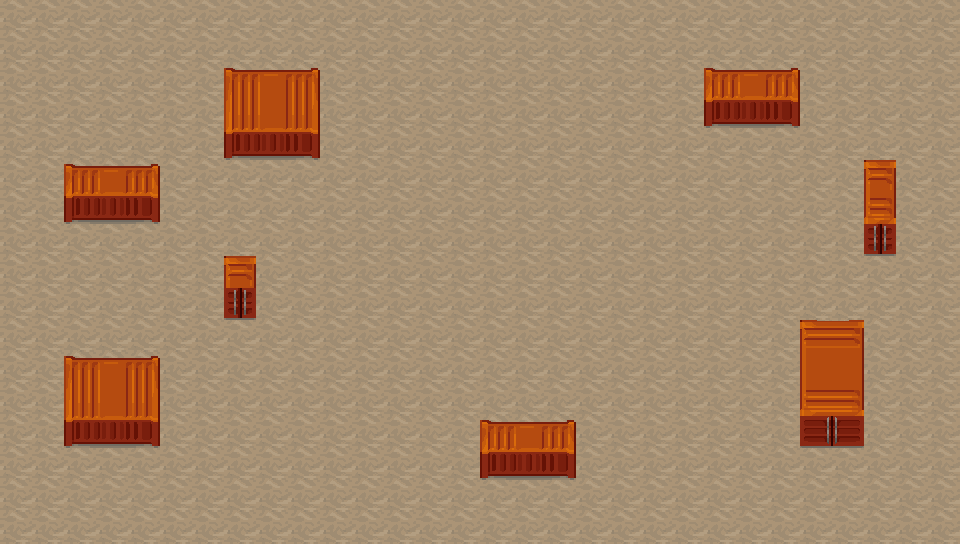

A level layout from a 2D game, rendered from its tile map. Below: a short description, then the map file with its tile-grid data intact:
An orthogonal 30x17 tile map with 32x32 px tiles, 2 tile layers (Kachelebene 1, Kachelebene 2) and 25 objects.

<map version="1.0" tiledversion="1.1.1" orientation="orthogonal" renderorder="right-down" width="30" height="17" tilewidth="32" tileheight="32" infinite="0" nextobjectid="1">
 <tileset firstgid="1" name="tileset" tilewidth="32" tileheight="32" tilecount="100" columns="10">
  <image source="../Sprites/tileset.png" width="320" height="320" />
  <tile id="2">
   <objectgroup draworder="index">
    <object id="1" x="0.125" y="0.125" width="31.6307" height="31.8125" />
   </objectgroup>
  </tile>
  <tile id="12">
   <objectgroup draworder="index">
    <object id="1" x="0.25" y="0.1875" width="31.5" height="31.7443" />
   </objectgroup>
  </tile>
  <tile id="13">
   <objectgroup draworder="index">
    <object id="1" x="0" y="20" width="32" height="12" />
   </objectgroup>
  </tile>
  <tile id="14">
   <objectgroup draworder="index">
    <object id="1" x="0" y="20" width="32" height="12" />
   </objectgroup>
  </tile>
  <tile id="15">
   <objectgroup draworder="index">
    <object id="2" x="0" y="20" width="32" height="12" />
   </objectgroup>
  </tile>
  <tile id="22">
   <objectgroup draworder="index">
    <object id="1" x="0.0625" y="0.125" width="31.5114" height="29.2955" />
   </objectgroup>
  </tile>
  <tile id="23">
   <objectgroup draworder="index">
    <object id="1" x="-0.125" y="0.3125" width="31.8239" height="28.983" />
   </objectgroup>
  </tile>
  <tile id="24">
   <objectgroup draworder="index">
    <object id="1" x="-0.0625" y="0.125" width="31.8182" height="27.7159" />
   </objectgroup>
  </tile>
  <tile id="25">
   <objectgroup draworder="index">
    <object id="1" x="-0.125" y="-0.125" width="31.5114" height="29.4205" />
   </objectgroup>
  </tile>
  <tile id="32">
   <objectgroup draworder="index">
    <object id="1" x="0.181818" y="0" width="31.8182" height="31.8182" />
   </objectgroup>
  </tile>
  <tile id="33">
   <objectgroup draworder="index">
    <object id="1" x="-0.363636" y="0.363636" width="32.1818" height="31.0909" />
   </objectgroup>
  </tile>
  <tile id="34">
   <objectgroup draworder="index">
    <object id="1" x="0" y="20" width="32" height="12" />
   </objectgroup>
  </tile>
  <tile id="35">
   <objectgroup draworder="index">
    <object id="1" x="0" y="20" width="32" height="12" />
   </objectgroup>
  </tile>
  <tile id="36">
   <objectgroup draworder="index">
    <object id="1" x="0" y="20" width="32" height="12" />
   </objectgroup>
  </tile>
  <tile id="42">
   <objectgroup draworder="index">
    <object id="2" x="0" y="0" width="32" height="32" />
   </objectgroup>
  </tile>
  <tile id="43">
   <objectgroup draworder="index">
    <object id="1" x="0" y="0" width="32" height="32" />
   </objectgroup>
  </tile>
  <tile id="44">
   <objectgroup draworder="index">
    <object id="1" x="0" y="0" width="32" height="32" />
   </objectgroup>
  </tile>
  <tile id="45">
   <objectgroup draworder="index">
    <object id="1" x="0" y="0" width="32" height="32" />
   </objectgroup>
  </tile>
  <tile id="46">
   <objectgroup draworder="index">
    <object id="1" x="0" y="0" width="32" height="32" />
   </objectgroup>
  </tile>
  <tile id="52">
   <objectgroup draworder="index">
    <object id="1" x="0" y="0" width="32" height="32" />
   </objectgroup>
  </tile>
  <tile id="53">
   <objectgroup draworder="index">
    <object id="1" x="0" y="0" width="32" height="32" />
   </objectgroup>
  </tile>
  <tile id="54">
   <objectgroup draworder="index">
    <object id="1" x="0" y="0" width="32" height="32" />
   </objectgroup>
  </tile>
  <tile id="55">
   <objectgroup draworder="index">
    <object id="1" x="0" y="0" width="32" height="32" />
   </objectgroup>
  </tile>
  <tile id="56">
   <objectgroup draworder="index">
    <object id="1" x="0" y="0" width="32" height="32" />
   </objectgroup>
  </tile>
  <tile id="62">
   <objectgroup draworder="index">
    <object id="1" x="0" y="0" width="32" height="32" />
   </objectgroup>
  </tile>
 </tileset>
 <layer name="Kachelebene 1" width="30" height="17">
  <data encoding="csv">
11,11,11,11,11,11,11,11,11,11,11,11,11,11,11,11,11,11,11,11,11,11,11,11,11,11,11,11,11,11,
11,11,11,11,11,11,11,11,11,11,11,11,11,11,11,11,11,11,11,11,11,11,11,11,11,11,11,11,11,11,
11,11,11,11,11,11,11,11,11,11,11,11,11,11,11,11,11,11,11,11,11,11,11,11,11,11,11,11,11,11,
11,11,11,11,11,11,11,45,46,47,11,11,11,11,11,11,11,11,11,11,11,11,24,25,26,11,11,11,11,11,
11,11,11,11,11,11,11,55,56,57,11,11,11,11,11,11,11,11,11,11,11,11,11,11,11,11,11,11,11,11,
11,11,11,11,11,11,11,11,11,11,11,11,11,11,11,11,11,11,11,11,11,11,11,11,11,11,11,11,11,11,
11,11,24,25,26,11,11,11,11,11,11,11,11,11,11,11,11,11,11,11,11,11,11,11,11,11,11,13,11,11,
11,11,11,11,11,11,11,11,11,11,11,11,11,11,11,11,11,11,11,11,11,11,11,11,11,11,11,23,11,11,
11,11,11,11,11,11,11,11,11,11,11,11,11,11,11,11,11,11,11,11,11,11,11,11,11,11,11,11,11,11,
11,11,11,11,11,11,11,23,11,11,11,11,11,11,11,11,11,11,11,11,11,11,11,11,11,11,11,11,11,11,
11,11,11,11,11,11,11,11,11,11,11,11,11,11,11,11,11,11,11,11,11,11,11,11,11,11,11,11,11,11,
11,11,11,11,11,11,11,11,11,11,11,11,11,11,11,11,11,11,11,11,11,11,11,11,11,43,44,11,11,11,
11,11,45,46,47,11,11,11,11,11,11,11,11,11,11,11,11,11,11,11,11,11,11,11,11,53,54,11,11,11,
11,11,55,56,57,11,11,11,11,11,11,11,11,11,11,11,11,11,11,11,11,11,11,11,11,63,64,11,11,11,
11,11,11,11,11,11,11,11,11,11,11,11,11,11,11,24,25,26,11,11,11,11,11,11,11,11,11,11,11,11,
11,11,11,11,11,11,11,11,11,11,11,11,11,11,11,11,11,11,11,11,11,11,11,11,11,11,11,11,11,11,
11,11,11,11,11,11,11,11,11,11,11,11,11,11,11,11,11,11,11,11,11,11,11,11,11,11,11,11,11,11
</data>
 </layer>
 <layer name="Kachelebene 2" width="30" height="17">
  <data encoding="csv">
0,0,0,0,0,0,0,0,0,0,0,0,0,0,0,0,0,0,0,0,0,0,0,0,0,0,0,0,0,0,
0,0,0,0,0,0,0,0,0,0,0,0,0,0,0,0,0,0,0,0,0,0,0,0,0,0,0,0,0,0,
0,0,0,0,0,0,0,35,36,37,0,0,0,0,0,0,0,0,0,0,0,0,14,15,16,0,0,0,0,0,
0,0,0,0,0,0,0,0,0,0,0,0,0,0,0,0,0,0,0,0,0,0,0,0,0,0,0,0,0,0,
0,0,0,0,0,0,0,0,0,0,0,0,0,0,0,0,0,0,0,0,0,0,0,0,0,0,0,0,0,0,
0,0,14,15,16,0,0,0,0,0,0,0,0,0,0,0,0,0,0,0,0,0,0,0,0,0,0,3,0,0,
0,0,0,0,0,0,0,0,0,0,0,0,0,0,0,0,0,0,0,0,0,0,0,0,0,0,0,0,0,0,
0,0,0,0,0,0,0,0,0,0,0,0,0,0,0,0,0,0,0,0,0,0,0,0,0,0,0,0,0,0,
0,0,0,0,0,0,0,3,0,0,0,0,0,0,0,0,0,0,0,0,0,0,0,0,0,0,0,0,0,0,
0,0,0,0,0,0,0,0,0,0,0,0,0,0,0,0,0,0,0,0,0,0,0,0,0,0,0,0,0,0,
0,0,0,0,0,0,0,0,0,0,0,0,0,0,0,0,0,0,0,0,0,0,0,0,0,33,34,0,0,0,
0,0,35,36,37,0,0,0,0,0,0,0,0,0,0,0,0,0,0,0,0,0,0,0,0,0,0,0,0,0,
0,0,0,0,0,0,0,0,0,0,0,0,0,0,0,0,0,0,0,0,0,0,0,0,0,0,0,0,0,0,
0,0,0,0,0,0,0,0,0,0,0,0,0,0,0,14,15,16,0,0,0,0,0,0,0,0,0,0,0,0,
0,0,0,0,0,0,0,0,0,0,0,0,0,0,0,0,0,0,0,0,0,0,0,0,0,0,0,0,0,0,
0,0,0,0,0,0,0,0,0,0,0,0,0,0,0,0,0,0,0,0,0,0,0,0,0,0,0,0,0,0,
0,0,0,0,0,0,0,0,0,0,0,0,0,0,0,0,0,0,0,0,0,0,0,0,0,0,0,0,0,0
</data>
 </layer>
</map>
